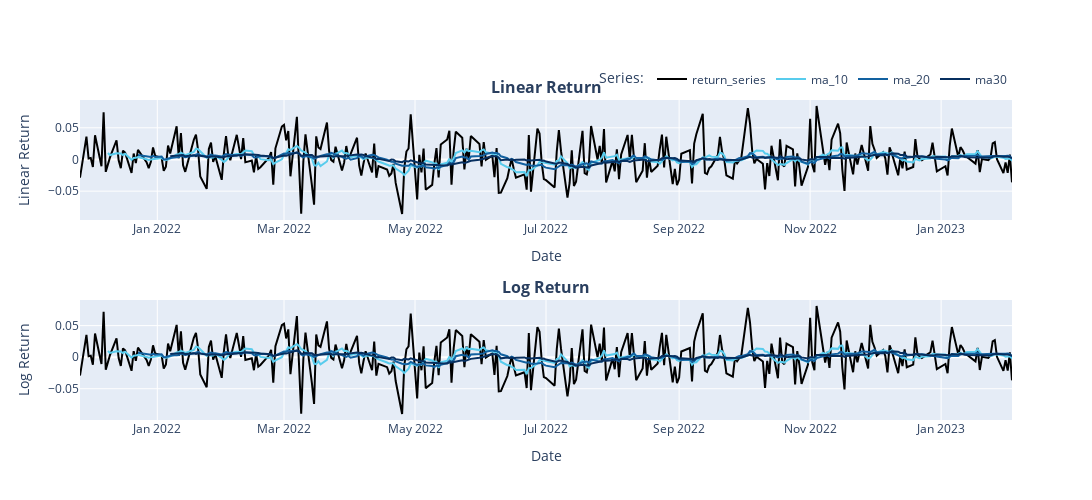

Write notebook code for a chart like this one.
### Code cell
# linear return
linear_r = linear_return(open_price)
linear_r_ma_10 = moving_average(linear_r, 10)
linear_r_ma_20 = moving_average(linear_r, 20)
linear_r_ma_30 = moving_average(linear_r, 30)

# log return
log_r = log_return(open_price)
log_r_ma_10 = moving_average(log_r, 10)
log_r_ma_20 = moving_average(log_r, 20)
log_r_ma_30 = moving_average(log_r, 30)

# plot
linear_log_return_and_ma_plot = make_subplots(rows=2, cols=1, subplot_titles= ['<b>Linear Return</b>', '<b>Log Return</b>'])
add_series_to_plot( linear_log_return_and_ma_plot, 1, 1, 'Linear Return', 'Date', 'Linear Return', False, dates, return_series = linear_r, ma_10 = linear_r_ma_10, ma_20 = linear_r_ma_20, ma30 = linear_r_ma_30 )
add_series_to_plot( linear_log_return_and_ma_plot, 2, 1, 'Log Return', 'Date', 'Log Return', True, dates, return_series = log_r, ma_10 = log_r_ma_10, ma_20 = log_r_ma_20, ma30 = log_r_ma_30 )
linear_log_return_and_ma_plot.update_layout(height = 500, width = 1300)
linear_log_return_and_ma_plot.show()
linear_log_return_and_ma_plot.write_image("images/fig_3_return_series_with_moving_averages.png")

### Figure 1 — Plotly figure (JSON) as saved in the notebook; plotly's stock layout.template omitted (floating-point values rounded to 4 significant figures; data arrays with more than 128 entries replaced by an {"elided": "..."} marker saying what was removed)
{"data": [{"line": {"color": "#000000"}, "mode": "lines", "name": "return_series", "showlegend": false, "type": "scatter", "x": {"elided": "299 str values"}, "xaxis": "x", "y": {"elided": "299 float values"}, "yaxis": "y"}, {"line": {"color": "#58CCED"}, "mode": "lines", "name": "ma_10", "showlegend": false, "type": "scatter", "x": {"elided": "290 str values"}, "xaxis": "x", "y": {"elided": "290 float values"}, "yaxis": "y"}, {"line": {"color": "#1261A0"}, "mode": "lines", "name": "ma_20", "showlegend": false, "type": "scatter", "x": {"elided": "280 str values"}, "xaxis": "x", "y": {"elided": "280 float values"}, "yaxis": "y"}, {"line": {"color": "#072F5F"}, "mode": "lines", "name": "ma30", "showlegend": false, "type": "scatter", "x": {"elided": "270 str values"}, "xaxis": "x", "y": {"elided": "270 float values"}, "yaxis": "y"}, {"line": {"color": "#000000"}, "mode": "lines", "name": "return_series", "showlegend": true, "type": "scatter", "x": {"elided": "299 str values"}, "xaxis": "x2", "y": {"elided": "299 float values"}, "yaxis": "y2"}, {"line": {"color": "#58CCED"}, "mode": "lines", "name": "ma_10", "showlegend": true, "type": "scatter", "x": {"elided": "290 str values"}, "xaxis": "x2", "y": {"elided": "290 float values"}, "yaxis": "y2"}, {"line": {"color": "#1261A0"}, "mode": "lines", "name": "ma_20", "showlegend": true, "type": "scatter", "x": {"elided": "280 str values"}, "xaxis": "x2", "y": {"elided": "280 float values"}, "yaxis": "y2"}, {"line": {"color": "#072F5F"}, "mode": "lines", "name": "ma30", "showlegend": true, "type": "scatter", "x": {"elided": "270 str values"}, "xaxis": "x2", "y": {"elided": "270 float values"}, "yaxis": "y2"}], "layout": {"annotations": [{"font": {"size": 16}, "showarrow": false, "text": "<b>Linear Return</b>", "x": 0.5, "xanchor": "center", "xref": "paper", "y": 1, "yanchor": "bottom", "yref": "paper"}, {"font": {"size": 16}, "showarrow": false, "text": "<b>Log Return</b>", "x": 0.5, "xanchor": "center", "xref": "paper", "y": 0.375, "yanchor": "bottom", "yref": "paper"}], "height": 500, "legend": {"orientation": "h", "title": {"text": "Series:"}, "x": 1, "xanchor": "right", "y": 1.02, "yanchor": "bottom"}, "showlegend": true, "width": 1300, "xaxis": {"anchor": "y", "domain": [0, 1], "title": {"text": "Date"}}, "xaxis2": {"anchor": "y2", "domain": [0, 1], "title": {"text": "Date"}}, "yaxis": {"anchor": "x", "domain": [0.625, 1], "title": {"text": "Linear Return"}}, "yaxis2": {"anchor": "x2", "domain": [0, 0.375], "title": {"text": "Log Return"}}}}
